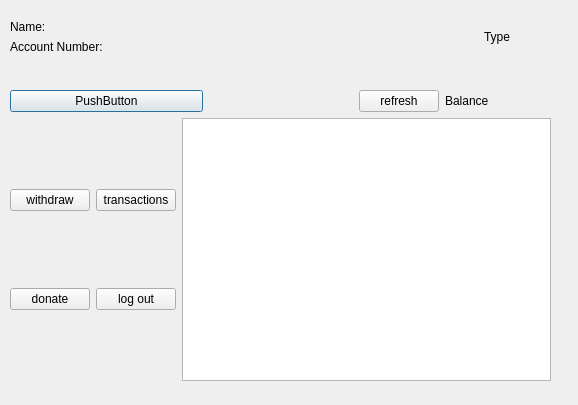
<?xml version="1.0" encoding="UTF-8"?>
<ui version="4.0">
 <class>MainMenu</class>
 <widget class="QDialog" name="MainMenu">
  <property name="geometry">
   <rect>
    <x>0</x>
    <y>0</y>
    <width>578</width>
    <height>405</height>
   </rect>
  </property>
  <property name="windowTitle">
   <string>Dialog</string>
  </property>
  <widget class="QWidget" name="layoutWidget">
   <property name="geometry">
    <rect>
     <x>10</x>
     <y>20</y>
     <width>541</width>
     <height>361</height>
    </rect>
   </property>
   <layout class="QVBoxLayout" name="verticalLayout_4">
    <item>
     <layout class="QVBoxLayout" name="verticalLayout_3">
      <item>
       <layout class="QHBoxLayout" name="horizontalLayout_5">
        <item>
         <layout class="QVBoxLayout" name="verticalLayout">
          <item>
           <widget class="QLabel" name="nameLabel">
            <property name="text">
             <string>Name:</string>
            </property>
           </widget>
          </item>
          <item>
           <widget class="QLabel" name="accountNumberLabel">
            <property name="text">
             <string>Account Number:</string>
            </property>
           </widget>
          </item>
         </layout>
        </item>
        <item>
         <layout class="QHBoxLayout" name="horizontalLayout_4">
          <item>
           <spacer name="horizontalSpacer_2">
            <property name="orientation">
             <enum>Qt::Horizontal</enum>
            </property>
            <property name="sizeType">
             <enum>QSizePolicy::Fixed</enum>
            </property>
            <property name="sizeHint" stdset="0">
             <size>
              <width>200</width>
              <height>20</height>
             </size>
            </property>
           </spacer>
          </item>
          <item>
           <widget class="QLabel" name="typeLabel">
            <property name="text">
             <string>Type</string>
            </property>
           </widget>
          </item>
         </layout>
        </item>
       </layout>
      </item>
      <item>
       <spacer name="verticalSpacer">
        <property name="orientation">
         <enum>Qt::Vertical</enum>
        </property>
        <property name="sizeType">
         <enum>QSizePolicy::Fixed</enum>
        </property>
        <property name="sizeHint" stdset="0">
         <size>
          <width>20</width>
          <height>30</height>
         </size>
        </property>
       </spacer>
      </item>
     </layout>
    </item>
    <item>
     <layout class="QVBoxLayout" name="verticalLayout_2">
      <item>
       <layout class="QHBoxLayout" name="horizontalLayout_3">
        <item>
         <widget class="QPushButton" name="infoButton">
          <property name="text">
           <string>PushButton</string>
          </property>
         </widget>
        </item>
        <item>
         <spacer name="horizontalSpacer">
          <property name="orientation">
           <enum>Qt::Horizontal</enum>
          </property>
          <property name="sizeType">
           <enum>QSizePolicy::Fixed</enum>
          </property>
          <property name="sizeHint" stdset="0">
           <size>
            <width>150</width>
            <height>20</height>
           </size>
          </property>
         </spacer>
        </item>
        <item>
         <layout class="QHBoxLayout" name="horizontalLayout">
          <item>
           <widget class="QPushButton" name="refreshButton">
            <property name="sizePolicy">
             <sizepolicy hsizetype="Fixed" vsizetype="Fixed">
              <horstretch>0</horstretch>
              <verstretch>0</verstretch>
             </sizepolicy>
            </property>
            <property name="baseSize">
             <size>
              <width>0</width>
              <height>0</height>
             </size>
            </property>
            <property name="text">
             <string>refresh</string>
            </property>
           </widget>
          </item>
          <item>
           <widget class="QLabel" name="balanceLabel">
            <property name="text">
             <string>Balance</string>
            </property>
           </widget>
          </item>
         </layout>
        </item>
       </layout>
      </item>
      <item>
       <layout class="QHBoxLayout" name="horizontalLayout_2">
        <item>
         <layout class="QGridLayout" name="gridLayout">
          <item row="0" column="0">
           <widget class="QPushButton" name="withdrawButton">
            <property name="text">
             <string>withdraw</string>
            </property>
           </widget>
          </item>
          <item row="0" column="1">
           <widget class="QPushButton" name="transactionsButton">
            <property name="text">
             <string>transactions</string>
            </property>
           </widget>
          </item>
          <item row="1" column="0">
           <widget class="QPushButton" name="donateButton">
            <property name="text">
             <string>donate</string>
            </property>
           </widget>
          </item>
          <item row="1" column="1">
           <widget class="QPushButton" name="logOutButton">
            <property name="text">
             <string>log out</string>
            </property>
           </widget>
          </item>
         </layout>
        </item>
        <item>
         <widget class="QTableView" name="fiveTransactionsTableView"/>
        </item>
       </layout>
      </item>
     </layout>
    </item>
   </layout>
  </widget>
 </widget>
 <resources/>
 <connections/>
</ui>
